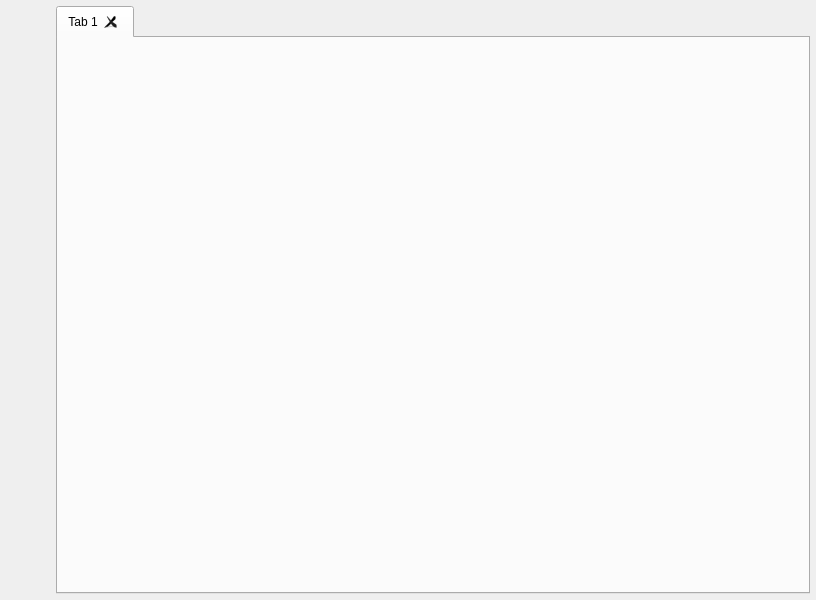
<?xml version="1.0" encoding="UTF-8"?>
<ui version="4.0">
 <class>StatsGeneratorWidget</class>
 <widget class="QWidget" name="StatsGeneratorWidget">
  <property name="geometry">
   <rect>
    <x>0</x>
    <y>0</y>
    <width>816</width>
    <height>600</height>
   </rect>
  </property>
  <property name="sizePolicy">
   <sizepolicy hsizetype="Preferred" vsizetype="Expanding">
    <horstretch>0</horstretch>
    <verstretch>0</verstretch>
   </sizepolicy>
  </property>
  <property name="minimumSize">
   <size>
    <width>800</width>
    <height>600</height>
   </size>
  </property>
  <property name="windowTitle">
   <string>StatsGenerator</string>
  </property>
  <layout class="QGridLayout" name="gridLayout">
   <property name="leftMargin">
    <number>4</number>
   </property>
   <property name="topMargin">
    <number>4</number>
   </property>
   <property name="rightMargin">
    <number>4</number>
   </property>
   <property name="bottomMargin">
    <number>4</number>
   </property>
   <property name="spacing">
    <number>6</number>
   </property>
   <item row="0" column="1">
    <layout class="QVBoxLayout" name="verticalLayout_2">
     <property name="spacing">
      <number>4</number>
     </property>
     <property name="leftMargin">
      <number>2</number>
     </property>
     <property name="topMargin">
      <number>2</number>
     </property>
     <property name="rightMargin">
      <number>2</number>
     </property>
     <property name="bottomMargin">
      <number>2</number>
     </property>
     <item>
      <widget class="QTabWidget" name="phaseTabs">
       <property name="tabPosition">
        <enum>QTabWidget::North</enum>
       </property>
       <property name="tabShape">
        <enum>QTabWidget::Rounded</enum>
       </property>
       <property name="usesScrollButtons">
        <bool>true</bool>
       </property>
       <property name="documentMode">
        <bool>false</bool>
       </property>
       <property name="tabsClosable">
        <bool>true</bool>
       </property>
       <property name="movable">
        <bool>false</bool>
       </property>
       <widget class="StatsGenWidget" name="tab_StatsGenWidget_1">
        <attribute name="title">
         <string>Tab 1</string>
        </attribute>
       </widget>
      </widget>
     </item>
    </layout>
   </item>
   <item row="0" column="0">
    <layout class="QVBoxLayout" name="verticalLayout">
     <property name="spacing">
      <number>6</number>
     </property>
     <property name="leftMargin">
      <number>2</number>
     </property>
     <property name="topMargin">
      <number>2</number>
     </property>
     <property name="rightMargin">
      <number>2</number>
     </property>
     <property name="bottomMargin">
      <number>2</number>
     </property>
     <item>
      <widget class="QPushButton" name="addPhase">
       <property name="minimumSize">
        <size>
         <width>24</width>
         <height>24</height>
        </size>
       </property>
       <property name="maximumSize">
        <size>
         <width>48</width>
         <height>48</height>
        </size>
       </property>
       <property name="focusPolicy">
        <enum>Qt::ClickFocus</enum>
       </property>
       <property name="toolTip">
        <string>Add a new Phase</string>
       </property>
       <property name="statusTip">
        <string>Add a new Phase</string>
       </property>
       <property name="text">
        <string/>
       </property>
       <property name="icon">
        <iconset resource="../../../../../ExternalProjects/SIMPL/Source/SVWidgetsLib/icons/images/Icons.qrc">
         <normaloff>:/add@2x.png</normaloff>:/add@2x.png</iconset>
       </property>
       <property name="iconSize">
        <size>
         <width>24</width>
         <height>24</height>
        </size>
       </property>
       <property name="flat">
        <bool>true</bool>
       </property>
      </widget>
     </item>
     <item>
      <widget class="QPushButton" name="editPhase">
       <property name="minimumSize">
        <size>
         <width>24</width>
         <height>24</height>
        </size>
       </property>
       <property name="maximumSize">
        <size>
         <width>48</width>
         <height>48</height>
        </size>
       </property>
       <property name="focusPolicy">
        <enum>Qt::ClickFocus</enum>
       </property>
       <property name="toolTip">
        <string>Edit the current Phase</string>
       </property>
       <property name="statusTip">
        <string>Edit the current Phase</string>
       </property>
       <property name="text">
        <string/>
       </property>
       <property name="icon">
        <iconset resource="../../../../../ExternalProjects/SIMPL/Source/SVWidgetsLib/icons/images/Icons.qrc">
         <normaloff>:/cog.png</normaloff>:/cog.png</iconset>
       </property>
       <property name="iconSize">
        <size>
         <width>24</width>
         <height>24</height>
        </size>
       </property>
       <property name="flat">
        <bool>true</bool>
       </property>
      </widget>
     </item>
     <item>
      <spacer name="verticalSpacer_2">
       <property name="orientation">
        <enum>Qt::Vertical</enum>
       </property>
       <property name="sizeType">
        <enum>QSizePolicy::Fixed</enum>
       </property>
       <property name="sizeHint" stdset="0">
        <size>
         <width>20</width>
         <height>12</height>
        </size>
       </property>
      </spacer>
     </item>
     <item>
      <widget class="QPushButton" name="deletePhase">
       <property name="minimumSize">
        <size>
         <width>24</width>
         <height>24</height>
        </size>
       </property>
       <property name="maximumSize">
        <size>
         <width>48</width>
         <height>48</height>
        </size>
       </property>
       <property name="focusPolicy">
        <enum>Qt::ClickFocus</enum>
       </property>
       <property name="toolTip">
        <string>Delete the current phase</string>
       </property>
       <property name="statusTip">
        <string>Delete the current phase</string>
       </property>
       <property name="text">
        <string/>
       </property>
       <property name="icon">
        <iconset resource="../../../../../ExternalProjects/SIMPL/Source/SVWidgetsLib/icons/images/Icons.qrc">
         <normaloff>:/delete@2x.png</normaloff>:/delete@2x.png</iconset>
       </property>
       <property name="iconSize">
        <size>
         <width>24</width>
         <height>24</height>
        </size>
       </property>
       <property name="flat">
        <bool>true</bool>
       </property>
      </widget>
     </item>
     <item>
      <spacer name="verticalSpacer_3">
       <property name="orientation">
        <enum>Qt::Vertical</enum>
       </property>
       <property name="sizeType">
        <enum>QSizePolicy::Fixed</enum>
       </property>
       <property name="sizeHint" stdset="0">
        <size>
         <width>20</width>
         <height>12</height>
        </size>
       </property>
      </spacer>
     </item>
     <item>
      <widget class="QPushButton" name="updatePipelineBtn">
       <property name="minimumSize">
        <size>
         <width>24</width>
         <height>24</height>
        </size>
       </property>
       <property name="maximumSize">
        <size>
         <width>48</width>
         <height>48</height>
        </size>
       </property>
       <property name="toolTip">
        <string>Update Pipeline</string>
       </property>
       <property name="text">
        <string/>
       </property>
       <property name="icon">
        <iconset resource="../../../../../ExternalProjects/SIMPL/Source/SVWidgetsLib/icons/images/Icons.qrc">
         <normaloff>:/reload@2x.png</normaloff>:/reload@2x.png</iconset>
       </property>
       <property name="iconSize">
        <size>
         <width>24</width>
         <height>24</height>
        </size>
       </property>
       <property name="flat">
        <bool>true</bool>
       </property>
      </widget>
     </item>
     <item>
      <widget class="QPushButton" name="openStatsFile">
       <property name="minimumSize">
        <size>
         <width>24</width>
         <height>24</height>
        </size>
       </property>
       <property name="maximumSize">
        <size>
         <width>48</width>
         <height>48</height>
        </size>
       </property>
       <property name="toolTip">
        <string>Open Stats File</string>
       </property>
       <property name="text">
        <string/>
       </property>
       <property name="icon">
        <iconset resource="../../../../../ExternalProjects/SIMPL/Source/SVWidgetsLib/icons/images/Icons.qrc">
         <normaloff>:/data-transfer-upload@2x.png</normaloff>:/data-transfer-upload@2x.png</iconset>
       </property>
       <property name="iconSize">
        <size>
         <width>24</width>
         <height>24</height>
        </size>
       </property>
       <property name="flat">
        <bool>true</bool>
       </property>
      </widget>
     </item>
     <item>
      <widget class="QPushButton" name="saveJsonBtn">
       <property name="minimumSize">
        <size>
         <width>24</width>
         <height>24</height>
        </size>
       </property>
       <property name="maximumSize">
        <size>
         <width>48</width>
         <height>48</height>
        </size>
       </property>
       <property name="toolTip">
        <string>Save JSON File</string>
       </property>
       <property name="text">
        <string/>
       </property>
       <property name="icon">
        <iconset resource="../../../../../ExternalProjects/SIMPL/Source/SVWidgetsLib/icons/images/Icons.qrc">
         <normaloff>:/data-transfer-download@2x.png</normaloff>:/data-transfer-download@2x.png</iconset>
       </property>
       <property name="iconSize">
        <size>
         <width>24</width>
         <height>24</height>
        </size>
       </property>
       <property name="flat">
        <bool>true</bool>
       </property>
      </widget>
     </item>
     <item>
      <widget class="QPushButton" name="saveH5Btn">
       <property name="minimumSize">
        <size>
         <width>24</width>
         <height>24</height>
        </size>
       </property>
       <property name="maximumSize">
        <size>
         <width>48</width>
         <height>48</height>
        </size>
       </property>
       <property name="toolTip">
        <string>Save HDF5 File</string>
       </property>
       <property name="text">
        <string/>
       </property>
       <property name="icon">
        <iconset resource="../../../../../ExternalProjects/SIMPL/Source/SVWidgetsLib/icons/images/Icons.qrc">
         <normaloff>:/data-transfer-hdf@2x.png</normaloff>:/data-transfer-hdf@2x.png</iconset>
       </property>
       <property name="iconSize">
        <size>
         <width>24</width>
         <height>24</height>
        </size>
       </property>
       <property name="flat">
        <bool>true</bool>
       </property>
      </widget>
     </item>
     <item>
      <spacer name="verticalSpacer">
       <property name="orientation">
        <enum>Qt::Vertical</enum>
       </property>
       <property name="sizeHint" stdset="0">
        <size>
         <width>20</width>
         <height>40</height>
        </size>
       </property>
      </spacer>
     </item>
    </layout>
   </item>
  </layout>
  <action name="actionRecent_Files">
   <property name="text">
    <string>Recent Files</string>
   </property>
  </action>
  <action name="actionSave">
   <property name="text">
    <string>Save</string>
   </property>
   <property name="shortcut">
    <string>Ctrl+S</string>
   </property>
  </action>
  <action name="actionOpen">
   <property name="enabled">
    <bool>true</bool>
   </property>
   <property name="text">
    <string>Open</string>
   </property>
   <property name="shortcut">
    <string>Ctrl+O</string>
   </property>
  </action>
  <action name="actionSaveAs">
   <property name="text">
    <string>Save As</string>
   </property>
   <property name="shortcut">
    <string>Ctrl+Shift+S</string>
   </property>
  </action>
  <action name="actionExit">
   <property name="text">
    <string>Exit</string>
   </property>
   <property name="shortcut">
    <string>Ctrl+Q</string>
   </property>
  </action>
  <action name="actionClose">
   <property name="text">
    <string>Close</string>
   </property>
   <property name="shortcut">
    <string>Ctrl+W</string>
   </property>
  </action>
  <action name="actionAbout">
   <property name="text">
    <string>About</string>
   </property>
  </action>
  <action name="actionNew">
   <property name="text">
    <string>New</string>
   </property>
   <property name="shortcut">
    <string>Ctrl+N</string>
   </property>
  </action>
  <action name="actionLicense_Information">
   <property name="text">
    <string>License Information</string>
   </property>
  </action>
  <action name="actionStatsGenerator_Help">
   <property name="text">
    <string>StatsGenerator Help</string>
   </property>
  </action>
  <action name="action_OpenDREAM3D">
   <property name="text">
    <string>Open DREAM3D</string>
   </property>
  </action>
 </widget>
 <customwidgets>
  <customwidget>
   <class>StatsGenWidget</class>
   <extends>QWidget</extends>
   <header location="global">StatsGenWidget.h</header>
   <container>1</container>
  </customwidget>
 </customwidgets>
 <resources>
  <include location="../../../../../ExternalProjects/SIMPL/Source/SVWidgetsLib/icons/images/Icons.qrc"/>
 </resources>
 <connections/>
</ui>
